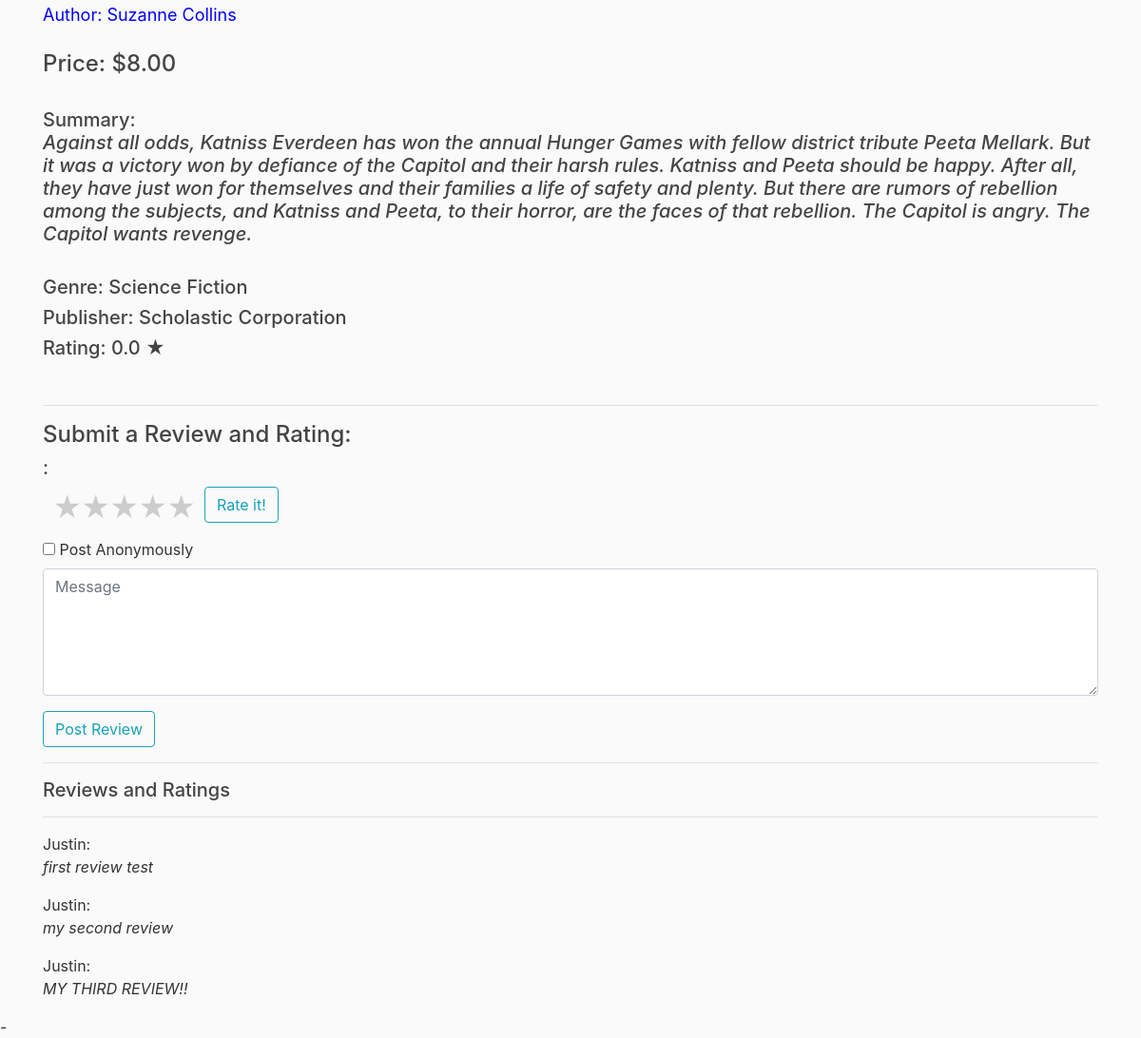
Before: /book/8 (lower part) with the older database file.
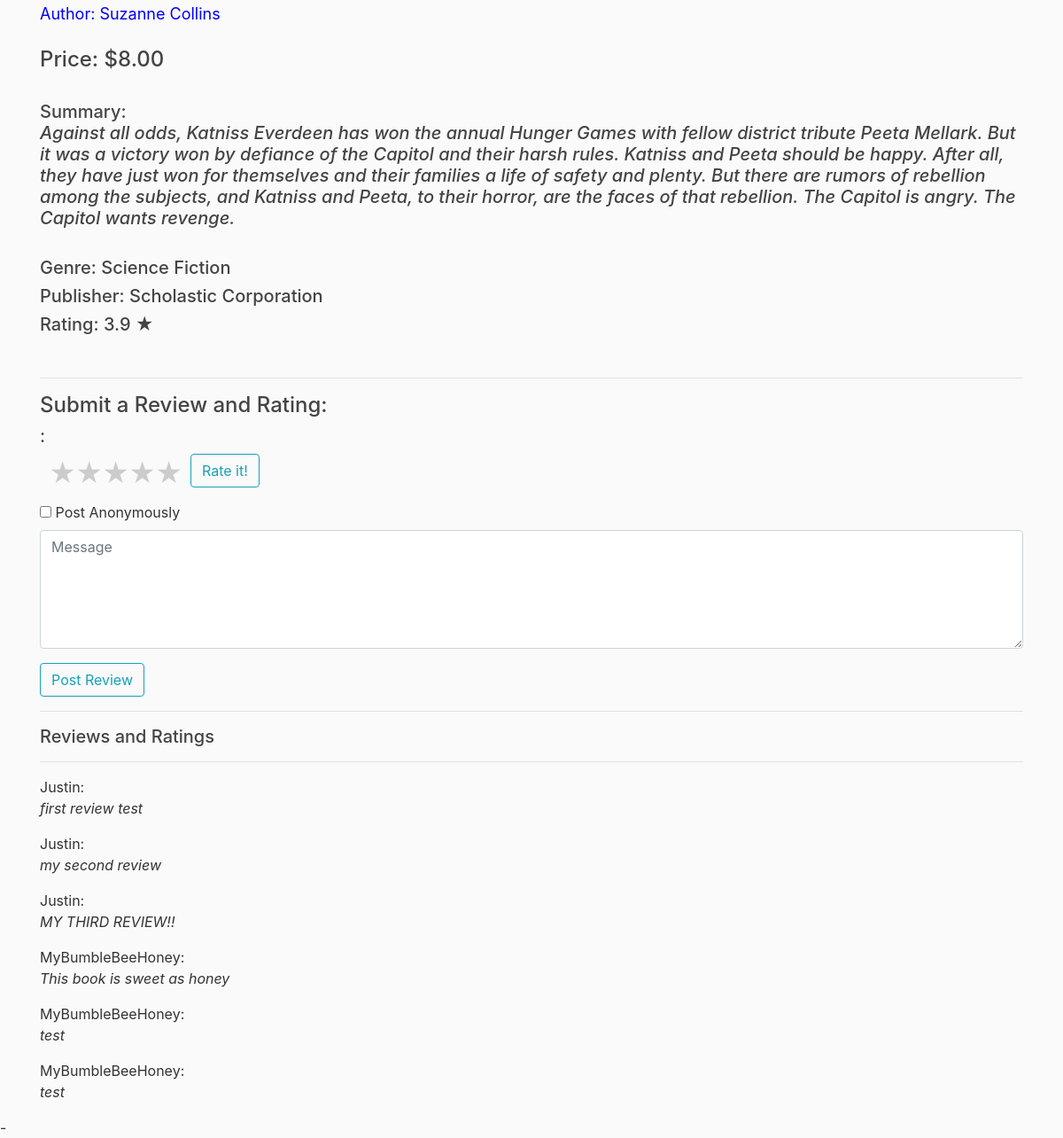
After: the same page with the newer database file.
### bookstore/models.py (models this page shows, shortened)
class Book(db.Model):
    id = db.Column(db.Integer, primary_key=True)
    title = db.Column(db.String(30), nullable=False)
    author = db.Column(db.String(30), nullable=False)
    genre = db.Column(db.String(30), nullable=False)
    book_rating = db.Column(db.Numeric(10,1))
    publisher = db.Column(db.String(30), nullable=False, default = 'N/A')
    summary = db.Column(db.String(), nullable=False, default = 'N/A')
    date_published = db.Column(db.String)
    price = db.Column(db.Numeric(8,2), nullable=False)
    image = db.Column(db.String(40), default='imagenotfound.jpg')
    numRatings = db.Column(db.Integer, default=0)
    sumRatings = db.Column(db.Integer, default=0)
    purchased = db.relationship('Purchases', backref='book')
    review = db.relationship('Reviews', backref='book')

class User(db.Model, UserMixin):
    id = db.Column(db.Integer, primary_key=True)
    username = db.Column(db.String(20), unique=True, nullable=False)
    email = db.Column(db.String(50), unique=True, nullable=False)
    password = db.Column(db.String(30), nullable=False)
    street = db.Column(db.String(60))
    city = db.Column(db.String(30))
    state = db.Column(db.String(2))
    zip = db.Column(db.String(5))
    addresses = db.relationship('ShippingAddress', backref='user')
    payments = db.relationship('PaymentMethod', backref='user')
    purchased = db.relationship('Purchases', backref='user')
    review = db.relationship('Reviews', backref='user')

class Reviews(db.Model):
    id = db.Column(db.Integer, primary_key=True)
    review = db.Column(db.String(500))
    user_id = db.Column(db.Integer, db.ForeignKey('user.id'))
    book_id = db.Column(db.Integer, db.ForeignKey('book.id'))

### bookstore/routes.py (the view, shortened to what this page needs)
@app.route('/book/<int:id>', methods=['GET', 'POST'])
def book(id):
    book = Book.query.get_or_404(id)
    path = url_for('static', filename='book_covers/')
    reviews = Reviews.query.filter_by(book_id=book.id)
    return render_template('book.html', title = book.title, book=book, path=path, reviews=reviews, User=User)

### bookstore/templates/book.html (shortened to what this page needs)
{% extends 'layout.html'%}
{% block content %}
<body>
</body>
<a href="{{ url_for('book_author', author=book.author) }}" style="color:blue;font-size:18px;"> Author: {{ book.author }}
</a>
<br><br>
<h4>Price: ${{book.price}}</h4>
<br>
<h5>Summary:<br><i>{{ book.summary }}</i></h5>
<br>
<h5>Genre: {{ book.genre }}</h5>
<h5>Publisher: {{ book.publisher }}</h5>
{%if book.book_rating == 1 %}
<h5>Rating: {{book.book_rating}} ★ </h5>
{% else %}
<h5>Rating: {{book.book_rating}} ★ </h5>
{% endif %}
<br>
<hr>
<div class="reviews-form">
    <h4>Submit a Review and Rating:</h4>
    <h5> {{ current_user.username }}: </h5>
    <form method="POST">
    <div class="rate">
        <label for="star5" title="text">5 stars</label>
        <label for="star4" title="text">4 stars</label>
        <label for="star3" title="text">3 stars</label>
        <label for="star2" title="text">2 stars</label>
        <label for="star1" title="text">1 stars</label>
      </div>
      <button type="submit" class="btn btn-outline-info">Rate it!</button>
    </form>
    <form method="POST">
        <input type="checkbox" name="check">
        <label for="checkbox"> Post Anonymously </label><br>
        <div class="form-group">
            <textarea name="message" class="form-control mb-10" rows="5" name="message" placeholder="Message"
                onfocus="this.placeholder = ''" onblur="this.placeholder = 'Message'" required=""></textarea>
        </div>
        <button type="submit" class="btn btn-outline-info">Post Review</button>
    </form>
    <hr>
</div>
<h5>Reviews and Ratings</h5>
<hr>
{% for review in reviews %}
    {% if review.user_id == -1 %}
         Anonymous:
    {% else %}
        {{ User.query.filter_by(id=review.user_id).first().username}}:
    {% endif %}
    <p><i>{{ review.review }} </i></p>
{% endfor %}
{% endblock content%}

Changed rows visible on the page:
changed Book "Science Fiction": book_rating "0.0" → "3.9"
added Reviews: review "This book is sweet as honey"
added User: query.filter_by "MyBumbleBeeHoney"
added Reviews: review "test"
added Reviews: review "test"
